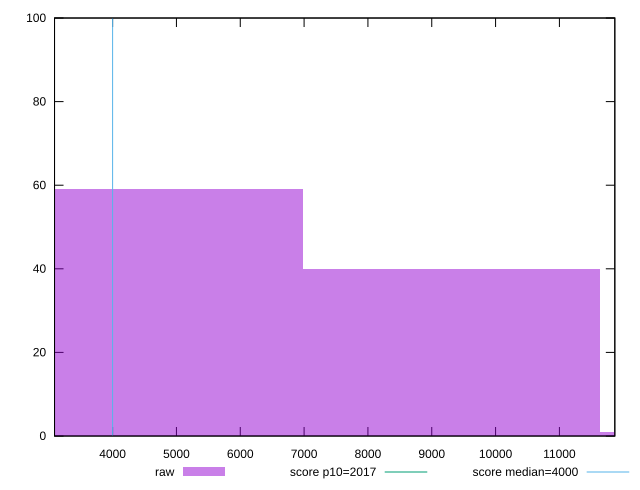

Here is the gnuplot script that generated this plot:
reset

$raw <<EOF
9303.613254221707 40
4651.806627110854 59
13955.41988133256 1
EOF

set key outside below
set boxwidth 4651.806627110854
set xrange [3090.179999999997:11868.171999999995]
set yrange [0:100]
set trange [0:100]
set style fill transparent solid 0.5 noborder

set parametric
set terminal svg size 640, 490 enhanced background rgb 'white'
set output "report_00015_2021-02-09T16-11-33.973Z/mainthread-work-breakdown/samples/pages/raw/histogram.svg"

plot $raw title "raw" with boxes, \
     2017,t title "score p10=2017", \
     4000,t title "score median=4000"

reset
